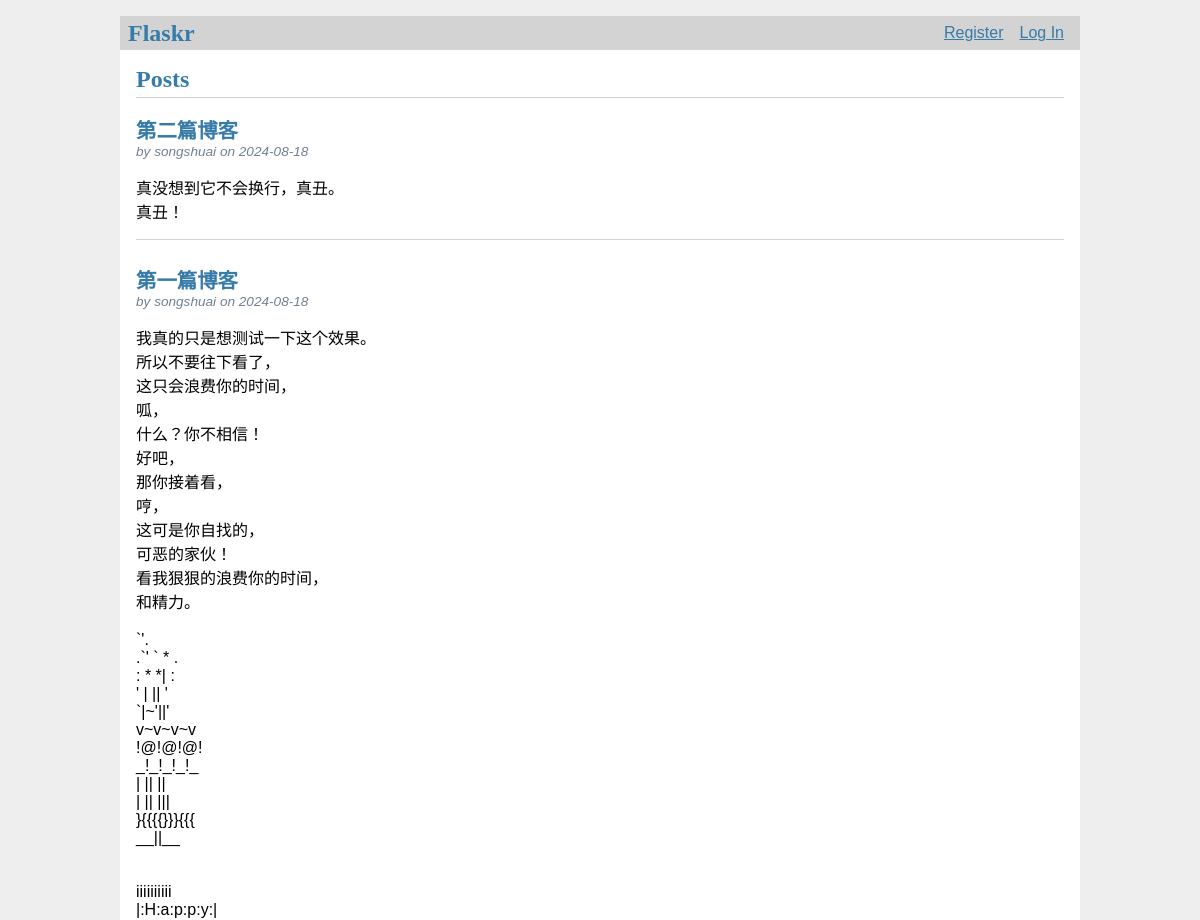
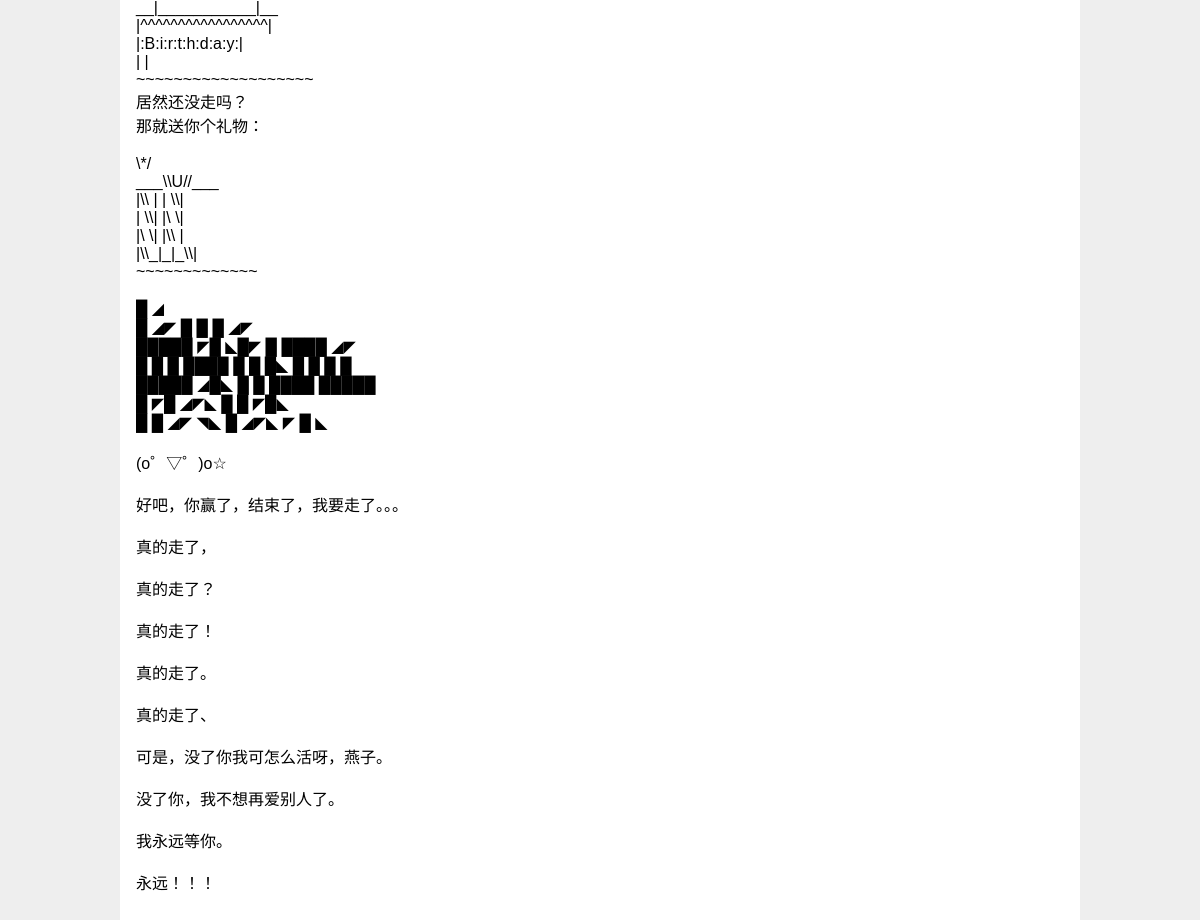
The page / on the database its author committed (2 pictures, top to bottom).
### tables this page shows
CREATE TABLE post (
  id INTEGER PRIMARY KEY AUTOINCREMENT,
  author_id INTEGER NOT NULL,
  created TIMESTAMP NOT NULL DEFAULT CURRENT_TIMESTAMP,
  title TEXT NOT NULL,
  body TEXT NOT NULL,
  FOREIGN KEY (author_id) REFERENCES user (id)
);

CREATE TABLE user (
  id INTEGER PRIMARY KEY AUTOINCREMENT,
  username TEXT UNIQUE NOT NULL,
  password TEXT NOT NULL
);

### flaskr/blog.py (the view)
@bp.route('/')
def index():
    db = get_db()
    posts = db.execute(
        'SELECT p.id, title, body, created, author_id, username'
        ' FROM post p JOIN user u ON p.author_id = u.id'
        ' ORDER BY created DESC'
    ).fetchall()
    return render_template('blog/index.html', posts=posts)

### flaskr/auth.py (called while the page is built)
@bp.before_app_request
def load_logged_in_user():
    user_id = session.get('user_id')
    if user_id is None:
        g.user = None
    else:
        g.user = get_db().execute(
            'SELECT * FROM user WHERE id = ?', (user_id,)
        ).fetchone()

### flaskr/db.py (called while the page is built)
def get_db():
    if 'db' not in g:
        g.db = sqlite3.connect(
            current_app.config['DATABASE'],
            detect_types=sqlite3.PARSE_DECLTYPES
        )
        g.db.row_factory = sqlite3.Row
    return g.db

### flaskr/templates/blog/index.html (shortened to what this page needs)
{% extends 'base.html' %}
{% block header %}
  <h1>{% block title %}Posts{% endblock %}</h1>
{% endblock %}
{% block content %}
  {% for post in posts %}
    <article class="post">
      <header>
        <div>
          <h1>{{ post['title'] }}</h1>
          <div class="about">by {{ post['username'] }} on {{ post['created'].strftime('%Y-%m-%d') }}</div>
        </div>
      </header>
      <p class="body">{{ post['body'] }}</p>
    </article>
    {% if not loop.last %}
      <hr>
    {% endif %}
  {% endfor %}
{% endblock %}

### flaskr/templates/base.html (shortened to what this page needs)
<!doctype html>
<link rel="stylesheet" href="{{ url_for('static', filename='style.css') }}">
<nav>
    <h1>Flaskr</h1>
    <ul>
        {% if g.user %}
        <li><span>{{ g.user['username'] }}</span>
        <li><a href="{{ url_for('auth.logout') }}">Log Out</a>
        {% else %}
        <li><a href="{{ url_for('auth.register') }}">Register</a>
        <li><a href="{{ url_for('auth.login') }}">Log In</a>
        {% endif %}
    </ul>
</nav>
<section class="content">
    <header>
      {% block header %}{% endblock %}
    </header>
    {% block content %}{% endblock %}
</section>

### flaskr/static/style.css (style rules this page uses)
h1 { font-family: serif; color: #377ba8; margin: 1rem 0; }
a { color: #377ba8; }
hr { border: none; border-top: 1px solid lightgray; }
nav { background: lightgray; display: flex; align-items: center; padding: 0 0.5rem; }
nav h1 { flex: auto; margin: 0; }
nav ul { display: flex; list-style: none; margin: 0; padding: 0; }
nav ul li a, nav ul li span, header .action { display: block; padding: 0.5rem; }
.content { padding: 0 1rem 1rem; }
.content > header { border-bottom: 1px solid lightgray; display: flex; align-items: flex-end; }
.content > header h1 { flex: auto; margin: 1rem 0 0.25rem 0; }
.post > header { display: flex; align-items: flex-end; font-size: 0.85em; }
.post > header > div:first-of-type { flex: auto; }
.post > header h1 { font-size: 1.5em; margin-bottom: 0; }
.post .about { color: slategray; font-style: italic; }
.post .body { white-space: pre-line; }
.content:last-child { margin-bottom: 0; }

### rows shown on the page
post: title "第二篇博客", username "songshuai", created "2024-08-18", body "真没想到它不会换行，真丑。 真丑！"
post: title "第一篇博客", username "songshuai", created "2024-08-18", body "我真的只是想测试一下这个效果。 所以不要往下看了， 这只会浪费你的时间， 呱， 什么？你不相信！ 好吧， 那你接着看， 哼， 这可是你自找的， 可恶的家伙！ 看我狠狠的浪费你的时间， 和精力。 `'. .`' ` * . : * *| : ' | || ' `|~'||' v~v~v~v !@!@!@! _!_!_!_!_ | || || | || ||| }{{{{}}}{{{ __||__ iiiiiiiiii |:H:a:p:p:y:| __|___________|__ |^^^^^^^^^^^^^^^^^| |:B:i:r:t:h:d:a:y:| | | ~~~~~~~~~~~~~~~~~~~ 居然还没走吗？ 那就送你个礼物： \\*/ ___\\\\U//___ |\\\\ | | \\\\| | \\\\| |\\ \\| |\\ \\| |\\\\ | |\\\\_|_|_\\\\| ~~~~~~~~~~~~~ █ ◢ █ ◢◤ █ █ █ ◢◤ █████ ◤█ ◣█◤ █ ████ ◢◤ █ █ █ ████ █ █ █◣ █ █ █ █ █████ ◢█◣ █ █ ████ █████ █ ◤█ ◢◤◣ █ █ ◤█◣ █ █ ◢◤ ◥◣ █ ◢◤◣ ◤ █ ◣ (o゜▽゜)o☆ 好吧，你赢了，结束了，我要走了。。。 真的走了， 真的走了？ 真的走了！ 真的走了。 真的走了、 可是，没了你我可怎么活呀，燕子。 没了你，我不想再爱别人了。 我永远等你。 永远！！！"
